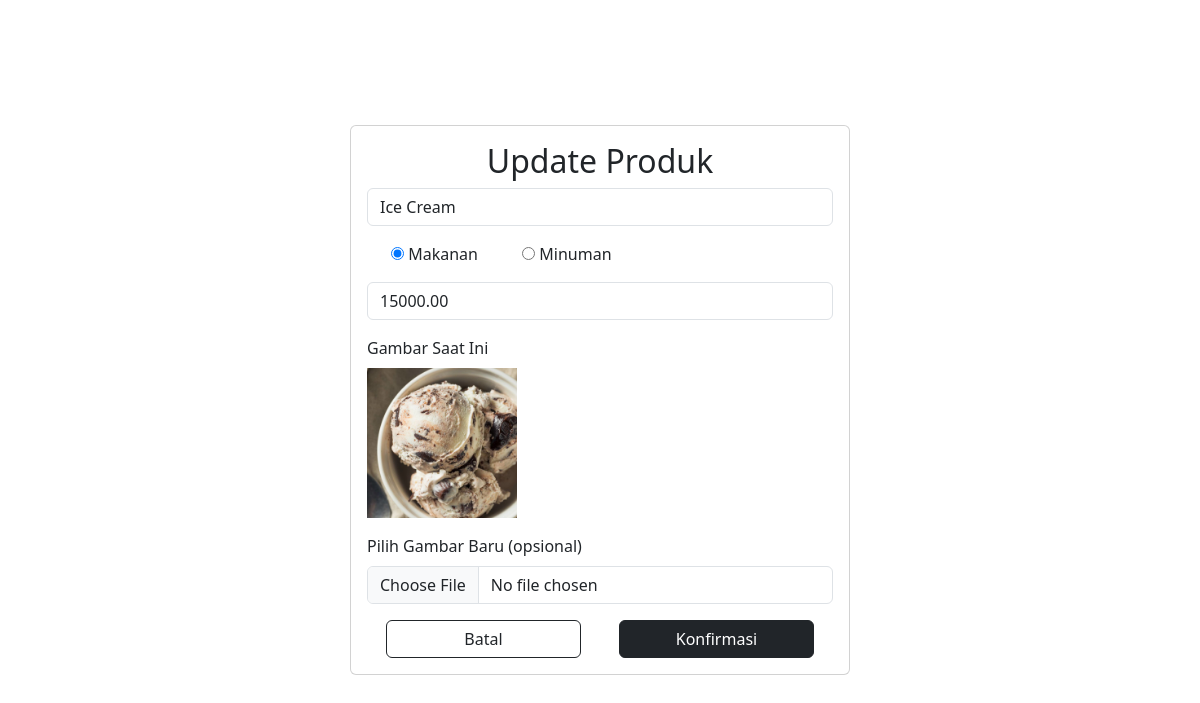
/admin/form/update_produk.php?id_produk=2, run on the app's committed database.
### tables this page shows
CREATE TABLE `produk` (
  `id_produk` int(11) NOT NULL,
  `nama_produk` varchar(255) NOT NULL,
  `kategori` enum('makanan','minuman') NOT NULL,
  `harga_produk` decimal(10,2) NOT NULL,
  `gambar_produk` text NOT NULL
);

### db/db.php (called while the page is built, shortened)
<?php
class Database {
    private $host = "localhost";
    private $user = "root";
    private $pass = "";
    private $db = "celestial_bites";
    public $conn;
    public function __construct(){
        $this->conn = new mysqli($this->host, $this->user, $this->pass, $this->db);
    }
    public function query($sql) {
        return $this->conn->query($sql);
    }
}
?>

### db/produk.php (called while the page is built, shortened)
<?php
require_once 'db.php';
class Produk
{
    public $id_produk;
    public $db;
    public function __construct()
    {
        $this->db = new Database();
    }
    public function ProdukId()
    {
        $query = "SELECT * FROM produk WHERE id_produk = '{$this->id_produk}'";
        $result = $this->db->query($query);
        if ($result && $row = $result->fetch_assoc()) {
            return $row;
        }
        return null;
    }
}

### admin/form/update_produk.php (the view, shortened to what this page needs)
<?php
require_once '../../db/produk.php';
$produk = new Produk();
if (isset($_GET['id_produk'])) {
    $produk->id_produk = $_GET['id_produk'];
    $produkData = $produk->ProdukId();
} else {
    echo "Produk ID tidak disediakan!";
    exit;
}
?>
<!DOCTYPE html>
<html lang="en">
<head>
    <link rel="stylesheet" href="admin/style/font.css">
    <link rel="stylesheet" href="https://cdnjs.cloudflare.com/ajax/libs/font-awesome/6.6.0/css/all.min.css" />
    <link href="https://cdn.jsdelivr.net/npm/bootstrap@5.3.3/dist/css/bootstrap.min.css" rel="stylesheet">
</head>
<body>
    <div class="container d-flex justify-content-center align-items-center vh-100">
        <div class="card" style="width: 100%; max-width: 500px;">
            <div class="card-body">
                <h2 class="text-center">Update Produk</h2>
                <form action="../../db/produk_action.php?action=update" method="POST" enctype="multipart/form-data">
                    <input type="text" class="form-control mb-3" placeholder="Nama Produk" name="nama_produk" value="<?php echo htmlspecialchars($produkData['nama_produk']); ?>" required>
                    <div class="form-check form-check-inline">
                        <input type="radio" name="kategori" id="kategori_makanan" value="makanan" <?php echo ($produkData['kategori'] == 'makanan') ? 'checked' : ''; ?>>
                        <label for="kategori_makanan" class="form-check-label">Makanan</label>
                    </div>
                    <div class="form-check form-check-inline mb-3">
                        <input type="radio" name="kategori" id="kategori_minuman" value="minuman" <?php echo ($produkData['kategori'] == 'minuman') ? 'checked' : ''; ?>>
                        <label for="kategori_minuman" class="form-check-label">Minuman</label>
                    </div>
                    <input type="number" class="form-control mb-3" placeholder="Harga" name="harga_produk" value="<?php echo htmlspecialchars($produkData['harga_produk']); ?>" required>
                    <div class="mb-3">
                        <label for="gambar_produk" class="form-label">Gambar Saat Ini</label><br>
                        <?php if (!empty($produkData['gambar_produk'])) { ?>
                            <img src="../../img/card/<?php echo htmlspecialchars($produkData['gambar_produk']); ?>" alt="Gambar Produk" style="max-height: 150px;"><br>
                        <?php } else { ?>
                            <p>Belum ada gambar yang diunggah.</p>
                        <?php } ?>
                    </div>
                    <div class="mb-3">
                        <label for="gambar_produk" class="form-label">Pilih Gambar Baru (opsional)</label><br>
                        <input type="file" class="form-control" id="gambar_produk" name="gambar_produk">
                    </div>
                    <div class="d-flex flex-row justify-content-around">
                        <a class="btn col-sm-5 btn-outline-dark" href="javascript:window.history.back()">Batal</a>
                        <input type="submit" class="btn col-sm-5 btn-dark" value="Konfirmasi">
                    </div>
                </form>
            </div>
        </div>
    </div>
</body>
</html>

### data on the page
produk: nama_produk "Ice Cream", kategori "☑ Makanan", kategori "☐ Minuman", harga_produk "15000.00", gambar_produk (picture)
